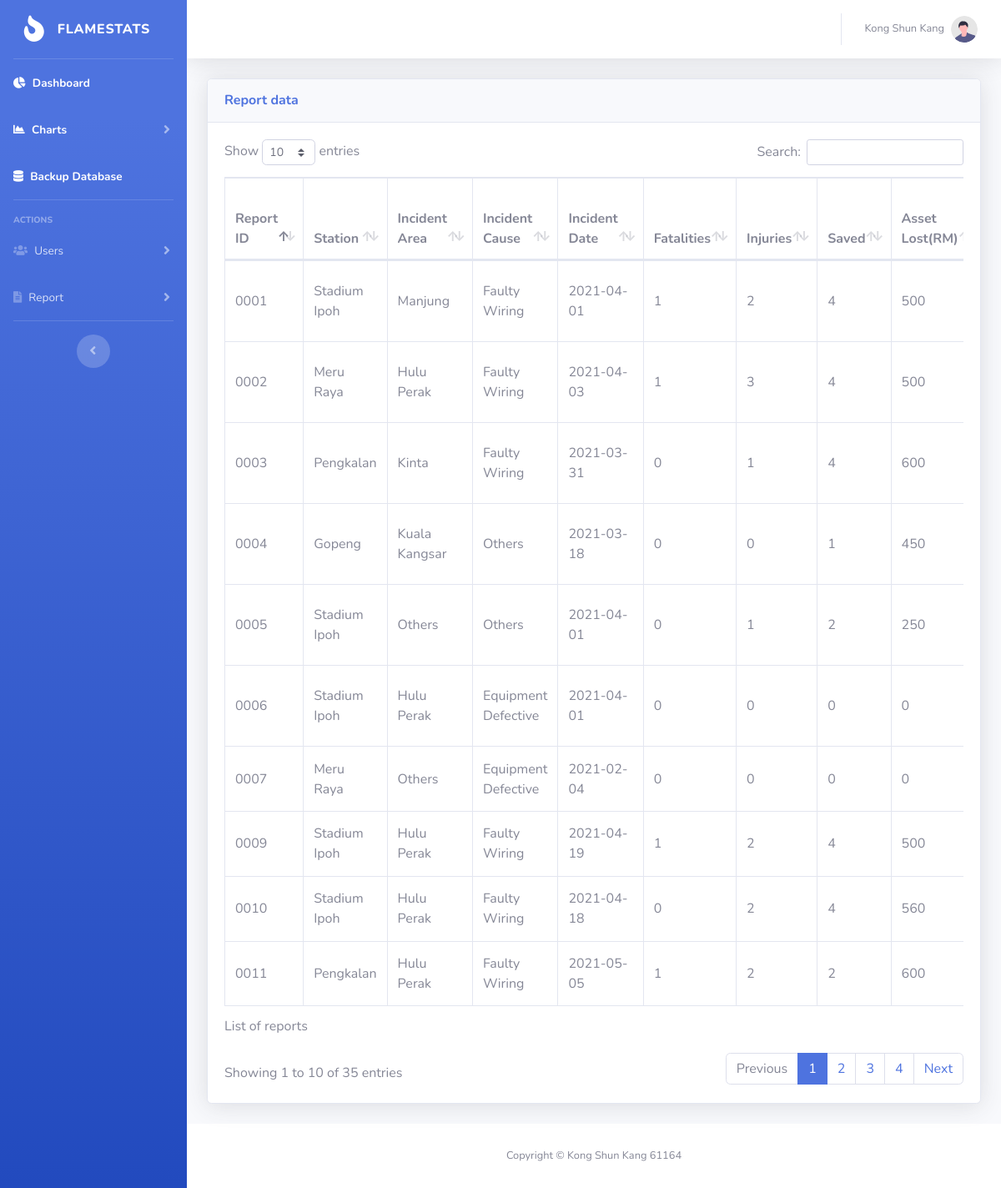
/reportTable.php (signed in), run on the app's committed database.
### tables this page shows
CREATE TABLE `report` (
  `id` int(11) NOT NULL AUTO_INCREMENT,
  `branch` varchar(255) NOT NULL,
  `incidentArea` varchar(255) NOT NULL,
  `incidentCause` varchar(255) NOT NULL,
  `reportDate` date NOT NULL,
  `victimFatality` int(11) NOT NULL,
  `victimInjured` int(11) NOT NULL,
  `victimSaved` int(11) NOT NULL,
  `asset_lost` double NOT NULL,
  `asset_recover` double NOT NULL,
  `contactMethod` varchar(255) NOT NULL,
  `personInCharge` varchar(255) NOT NULL,
  `reportStatus` varchar(255) NOT NULL,
  `reportCreateTime` timestamp NOT NULL DEFAULT current_timestamp(),
  `docName` varchar(255) NOT NULL,
  `docSize` int(11) NOT NULL,
  PRIMARY KEY (`id`)
);

### reportTable.php (the view, shortened to what this page needs)
<?php
include('security.php');
include('includes/header.php');
include('includes/navbar.php');
?>
<div class="container-fluid">
    <div class="card shadow mb-4">
        <div class="card-header py-3">
            <h6 class="m-0 font-weight-bold text-primary">Report data</h6>
        </div>
        <div class="card-body">
            <div class="table-responsive">
                <?php
                $query = "SELECT * FROM report";
                $query_run = mysqli_query($mysqli, $query);
                ?>
                <table class="table table-md table-bordered table-hover" id="dataTable" width="100%" cellspacing="0">
                    <caption>List of reports</caption>
                    <thead>
                        <tr>
                            <th>Report ID</th>
                            <th>Station</th>
                            <th>Incident Area</th>
                            <th>Incident Cause</th>
                            <th>Incident Date</th>
                            <th>Fatalities</th>
                            <th>Injuries</th>
                            <th>Saved</th>
                            <th>Asset Lost(RM)</th>
                        </tr>
                    </thead>
                    <tbody>
                        <?php
                        if (mysqli_num_rows($query_run) > 0) {
                            while ($row = mysqli_fetch_assoc($query_run)) {
                                $val = $row['id'];
                                $newID = str_pad($val, 4, "0", STR_PAD_LEFT);
                        ?>
                                <tr>
                                    <td class="align-middle"><?php echo $newID; ?></td>
                                    <td class="align-middle"><?php echo $row['branch']; ?></td>
                                    <td class="align-middle"><?php echo $row['incidentArea']; ?></td>
                                    <td class="align-middle"><?php echo $row['incidentCause']; ?></td>
                                    <td class="align-middle"><?php echo $row['reportDate']; ?></td>
                                    <td class="align-middle"><?php echo $row['victimFatality']; ?></td>
                                    <td class="align-middle"><?php echo $row['victimInjured']; ?></td>
                                    <td class="align-middle"><?php echo $row['victimSaved']; ?></td>
                                    <td class="align-middle"><?php echo $row['asset_lost']; ?></td>
                                </tr>
                        <?php
                            }
                        } else {
                            echo "No record found";
                        }
                        ?>
                    </tbody>
                </table>
            </div>
        </div>
    </div>
</div>
<?php
include('includes/scripts.php');
include('includes/footer.php');
?>

### includes/header.php (shortened to what this page needs)
<!DOCTYPE html>
<html lang="en">
<head>
    <link href="vendor/fontawesome-free/css/all.min.css" rel="stylesheet" type="text/css">
    <link rel="stylesheet" href="https://cdn.jsdelivr.net/npm/bootstrap-icons@1.4.0/font/bootstrap-icons.css">
    <link rel='stylesheet' href='https://cdnjs.cloudflare.com/ajax/libs/bootstrap-datetimepicker/4.17.47/css/bootstrap-datetimepicker.css' />
    <link href="css/sb-admin-2.min.css" rel="stylesheet">
    <link href="vendor/datatables/dataTables.bootstrap4.min.css" rel="stylesheet">
    <link rel="stylesheet" type="text/css" href="https://cdn.jsdelivr.net/npm/daterangepicker/daterangepicker.css" />
    <link rel="stylesheet" href="css/styles.css">
</head>
<body id="page-top">
    <div id="wrapper">

### includes/navbar.php (shortened to what this page needs)
<?php
if ($_SESSION['role'] == 'Admin') {
?>
    <ul class="navbar-nav bg-gradient-primary sidebar sidebar-dark accordion" id="accordionSidebar">
    <?php
} else if ($_SESSION['role'] == 'User') {
    ?>
        <ul class="navbar-nav bg-gradient-danger sidebar sidebar-dark accordion" id="accordionSidebar">
        <?php
    }
        ?>
        <a class="sidebar-brand d-flex align-items-center justify-content-center" href="index.php">
            <div class="sidebar-brand-icon rotate-n-15">
                <i class="fa fa-fire"></i>
            </div>
            <div class="sidebar-brand-text mx-3"> FlameStats</div>
        </a>
        <hr class="sidebar-divider my-0">
        <li class="nav-item active">
            <a class="nav-link" href="index.php">
                <i class="fas fa-chart-pie"></i>
                <span>Dashboard</span></a>
        </li>
        <li class="nav-item active">
            <a class="nav-link collapsed" href="#" data-toggle="collapse" data-target="#collapseOne" aria-expanded="true" aria-controls="collapseOne">
                <i class="fas fa-chart-area"></i>
                <span>Charts</span>
            </a>
        </li>
        <?php
        if ($_SESSION['role'] == 'Admin') {
        ?>
            <li class="nav-item active">
                <a class="nav-link" href="backup.php">
                    <i class="fas fa-database"></i>
                    <span>Backup Database</span></a>
            </li>
        <?php
        }
        if ($_SESSION['role'] == 'User' || 'Admin') {
        ?>
            <hr class="sidebar-divider">
            <div class="sidebar-heading">
                Actions
            </div>
            <?php
            if ($_SESSION['role'] == 'Admin') {
            ?>
                <li class="nav-item">
                    <a class="nav-link collapsed" href="#" data-toggle="collapse" data-target="#collapseTwo" aria-expanded="true" aria-controls="collapseTwo">
                        <i class="fas fa-users"></i>
                        <span>Users</span>
                    </a>
                </li>
            <?php
            }
            ?>
            <li class="nav-item">
                <a class="nav-link collapsed" href="#" data-toggle="collapse" data-target="#collapseThree" aria-expanded="true" aria-controls="collapseThree">
                    <i class="fas fa-file-alt"></i>
                    <span>Report</span>
                </a>
            </li>
        <?php
        }
        ?>
        <hr class="sidebar-divider d-none d-md-block">
        <div class="text-center d-none d-md-inline">
            <button class="rounded-circle border-0" id="sidebarToggle"></button>
        </div>
        </ul>
        <div id="content-wrapper" class="d-flex flex-column">
            <div id="content">
                <nav class="navbar navbar-expand navbar-light bg-white topbar mb-4 static-top shadow">
                    <ul class="navbar-nav ml-auto">
                        <li class="nav-item dropdown no-arrow">
                            <a class="nav-link dropdown-toggle" href="#" id="userDropdown" role="button" data-toggle="dropdown" aria-haspopup="true" aria-expanded="false">
                                <span class="mr-2 d-none d-lg-inline text-gray-600 small">
                                    <?php
                                    echo $_SESSION['display'];
                                    ?>
                                </span>
                                <img class="img-profile rounded-circle" src="img/undraw_profile.svg" />
                            </a>
                        </li>
                    </ul>
                </nav>

### includes/scripts.php (shortened to what this page needs)
<link rel="stylesheet" href="https://cdnjs.cloudflare.com/ajax/libs/tempusdominus-bootstrap-4/5.39.0/css/tempusdominus-bootstrap-4.min.css" />

### includes/footer.php
</div>
<footer class="sticky-footer bg-white">
    <div class="container my-auto">
        <div class="copyright text-center my-auto">
            <span>Copyright &copy; Kong Shun Kang 61164</span>
        </div>
    </div>
</footer>
</body>
</html>

### data on the page
report: id "0001", branch "Stadium Ipoh", incidentArea "Manjung", incidentCause "Faulty Wiring", reportDate "2021-04-01", victimFatality "1", victimInjured "2", victimSaved "4", asset_lost "500"
report: id "0002", branch "Meru Raya", incidentArea "Hulu Perak", incidentCause "Faulty Wiring", reportDate "2021-04-03", victimFatality "1", victimInjured "3", victimSaved "4", asset_lost "500"
report: id "0003", branch "Pengkalan", incidentArea "Kinta", incidentCause "Faulty Wiring", reportDate "2021-03-31", victimFatality "0", victimInjured "1", victimSaved "4", asset_lost "600"
report: id "0004", branch "Gopeng", incidentArea "Kuala Kangsar", incidentCause "Others", reportDate "2021-03-18", victimFatality "0", victimInjured "0", victimSaved "1", asset_lost "450"
report: id "0005", branch "Stadium Ipoh", incidentArea "Others", incidentCause "Others", reportDate "2021-04-01", victimFatality "0", victimInjured "1", victimSaved "2", asset_lost "250"
report: id "0006", branch "Stadium Ipoh", incidentArea "Hulu Perak", incidentCause "Equipment Defective", reportDate "2021-04-01", victimFatality "0", victimInjured "0", victimSaved "0", asset_lost "0"
report: id "0007", branch "Meru Raya", incidentArea "Others", incidentCause "Equipment Defective", reportDate "2021-02-04", victimFatality "0", victimInjured "0", victimSaved "0", asset_lost "0"
report: id "0009", branch "Stadium Ipoh", incidentArea "Hulu Perak", incidentCause "Faulty Wiring", reportDate "2021-04-19", victimFatality "1", victimInjured "2", victimSaved "4", asset_lost "500"
report: id "0010", branch "Stadium Ipoh", incidentArea "Hulu Perak", incidentCause "Faulty Wiring", reportDate "2021-04-18", victimFatality "0", victimInjured "2", victimSaved "4", asset_lost "560"
report: id "0011", branch "Pengkalan", incidentArea "Hulu Perak", incidentCause "Faulty Wiring", reportDate "2021-05-05", victimFatality "1", victimInjured "2", victimSaved "2", asset_lost "600"

### other printed values
$_SESSION['display'] "Kong Shun Kang"
